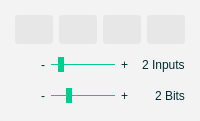
       <widget class="QWidget" name="uItemConfigurator" native="true">
        <property name="minimumSize">
         <size>
          <width>200</width>
          <height>0</height>
         </size>
        </property>
        <property name="maximumSize">
         <size>
          <width>200</width>
          <height>16777215</height>
         </size>
        </property>
        <property name="styleSheet">
         <string notr="true">QWidget {
    background: rgba(242, 242, 242, 242);
    border-radius: 3px;
}

QWidget:hover {
    background: rgb(242, 242, 242);
}

QPushButton {
    background: rgba(0, 0, 0, 13);
    padding: 5px;
    color: rgb(180, 180, 180);
    font: 11pt &quot;Source Sans Pro&quot;;
}

QPushButton:hover {
    background: rgb(220, 220, 220);
    color: rgb(160, 160, 160);
}

QPushButton:pressed {
    background: rgb(200, 200, 200);
}

QPushButton:checked {
    background: rgb(0, 204, 143);
    color: rgb(255, 255, 255);
}

QFrame {
    background: none;
}</string>
        </property>
        <layout class="QGridLayout" name="gridLayout_4">
         <property name="leftMargin">
          <number>15</number>
         </property>
         <property name="topMargin">
          <number>15</number>
         </property>
         <property name="rightMargin">
          <number>15</number>
         </property>
         <property name="bottomMargin">
          <number>15</number>
         </property>
         <property name="verticalSpacing">
          <number>6</number>
         </property>
         <item row="1" column="0" colspan="2">
          <widget class="QFrame" name="uItemDirectionButtonsFrame">
           <property name="frameShape">
            <enum>QFrame::StyledPanel</enum>
           </property>
           <property name="frameShadow">
            <enum>QFrame::Raised</enum>
           </property>
           <layout class="QHBoxLayout" name="horizontalLayout_6">
            <property name="leftMargin">
             <number>0</number>
            </property>
            <property name="topMargin">
             <number>0</number>
            </property>
            <property name="rightMargin">
             <number>0</number>
            </property>
            <property name="bottomMargin">
             <number>0</number>
            </property>
            <item>
             <widget class="QPushButton" name="uItemLeftButton">
              <property name="minimumSize">
               <size>
                <width>0</width>
                <height>29</height>
               </size>
              </property>
              <property name="toolTip">
               <string>Left [Ctrl+Left]</string>
              </property>
              <property name="text">
               <string/>
              </property>
              <property name="icon">
               <iconset resource="resources.qrc">
                <normaloff>:/images/icons/stop_icon.png</normaloff>:/images/icons/stop_icon.png</iconset>
              </property>
              <property name="iconSize">
               <size>
                <width>16</width>
                <height>16</height>
               </size>
              </property>
              <property name="shortcut">
               <string>Ctrl+Left</string>
              </property>
              <property name="checkable">
               <bool>true</bool>
              </property>
              <property name="autoExclusive">
               <bool>false</bool>
              </property>
              <attribute name="buttonGroup">
               <string notr="true">uItemDirectionButtonGroup</string>
              </attribute>
             </widget>
            </item>
            <item>
             <widget class="QPushButton" name="uItemRightButton">
              <property name="minimumSize">
               <size>
                <width>0</width>
                <height>29</height>
               </size>
              </property>
              <property name="toolTip">
               <string>Right [Ctrl+Right]</string>
              </property>
              <property name="text">
               <string/>
              </property>
              <property name="icon">
               <iconset resource="resources.qrc">
                <normaloff>:/images/icons/stop_icon.png</normaloff>:/images/icons/stop_icon.png</iconset>
              </property>
              <property name="iconSize">
               <size>
                <width>16</width>
                <height>16</height>
               </size>
              </property>
              <property name="shortcut">
               <string>Ctrl+Right</string>
              </property>
              <property name="checkable">
               <bool>true</bool>
              </property>
              <property name="checked">
               <bool>false</bool>
              </property>
              <property name="autoExclusive">
               <bool>false</bool>
              </property>
              <attribute name="buttonGroup">
               <string notr="true">uItemDirectionButtonGroup</string>
              </attribute>
             </widget>
            </item>
            <item>
             <widget class="QPushButton" name="uItemDownButton">
              <property name="minimumSize">
               <size>
                <width>0</width>
                <height>29</height>
               </size>
              </property>
              <property name="toolTip">
               <string>Down [Ctrl+Down]</string>
              </property>
              <property name="text">
               <string/>
              </property>
              <property name="icon">
               <iconset resource="resources.qrc">
                <normaloff>:/images/icons/stop_icon.png</normaloff>:/images/icons/stop_icon.png</iconset>
              </property>
              <property name="iconSize">
               <size>
                <width>16</width>
                <height>16</height>
               </size>
              </property>
              <property name="shortcut">
               <string>Ctrl+Down</string>
              </property>
              <property name="checkable">
               <bool>true</bool>
              </property>
              <property name="autoExclusive">
               <bool>false</bool>
              </property>
              <attribute name="buttonGroup">
               <string notr="true">uItemDirectionButtonGroup</string>
              </attribute>
             </widget>
            </item>
            <item>
             <widget class="QPushButton" name="uItemUpButton">
              <property name="minimumSize">
               <size>
                <width>0</width>
                <height>29</height>
               </size>
              </property>
              <property name="toolTip">
               <string>Up [Ctrl+Up]</string>
              </property>
              <property name="text">
               <string/>
              </property>
              <property name="icon">
               <iconset resource="resources.qrc">
                <normaloff>:/images/icons/stop_icon.png</normaloff>:/images/icons/stop_icon.png</iconset>
              </property>
              <property name="iconSize">
               <size>
                <width>16</width>
                <height>16</height>
               </size>
              </property>
              <property name="shortcut">
               <string>Ctrl+Up</string>
              </property>
              <property name="checkable">
               <bool>true</bool>
              </property>
              <property name="autoExclusive">
               <bool>false</bool>
              </property>
              <attribute name="buttonGroup">
               <string notr="true">uItemDirectionButtonGroup</string>
              </attribute>
             </widget>
            </item>
           </layout>
          </widget>
         </item>
         <item row="2" column="0" colspan="2">
          <widget class="QFrame" name="uInputCountFrame">
           <property name="minimumSize">
            <size>
             <width>10</width>
             <height>0</height>
            </size>
           </property>
           <property name="frameShape">
            <enum>QFrame::NoFrame</enum>
           </property>
           <property name="frameShadow">
            <enum>QFrame::Plain</enum>
           </property>
           <layout class="QHBoxLayout" name="horizontalLayout_5">
            <property name="leftMargin">
             <number>0</number>
            </property>
            <property name="topMargin">
             <number>5</number>
            </property>
            <property name="rightMargin">
             <number>0</number>
            </property>
            <property name="bottomMargin">
             <number>0</number>
            </property>
            <item>
             <widget class="QLabel" name="uLabelItemInputCountIcon">
              <property name="minimumSize">
               <size>
                <width>20</width>
                <height>20</height>
               </size>
              </property>
              <property name="maximumSize">
               <size>
                <width>20</width>
                <height>20</height>
               </size>
              </property>
              <property name="text">
               <string/>
              </property>
              <property name="pixmap">
               <pixmap resource="resources.qrc">:/images/icons/stop_icon.png</pixmap>
              </property>
              <property name="scaledContents">
               <bool>true</bool>
              </property>
             </widget>
            </item>
            <item>
             <widget class="QLabel" name="uLabelItemInputCountMinus">
              <property name="sizePolicy">
               <sizepolicy hsizetype="Fixed" vsizetype="Preferred">
                <horstretch>0</horstretch>
                <verstretch>0</verstretch>
               </sizepolicy>
              </property>
              <property name="styleSheet">
               <string notr="true">QLabel {
          color: rgb(0, 45, 50);
          font: 12pt &quot;Source Sans Pro&quot;;
              background: none;
      }</string>
              </property>
              <property name="text">
               <string>-</string>
              </property>
             </widget>
            </item>
            <item>
             <widget class="QSlider" name="uItemInputCountSlider">
              <property name="minimumSize">
               <size>
                <width>64</width>
                <height>0</height>
               </size>
              </property>
              <property name="maximumSize">
               <size>
                <width>64</width>
                <height>16777215</height>
               </size>
              </property>
              <property name="toolTip">
               <string>Gate inputs</string>
              </property>
              <property name="styleSheet">
               <string notr="true">QSlider {
              background: none;
      }

      QSlider::groove:horizontal {
          height: 1px;
          margin: 2px 0;
              background: rgb(0, 204, 143);
      }

      QSlider::handle:horizontal {
          background: rgb(0, 204, 143);
          width: 6px;
          margin: -8px 0;
      }</string>
              </property>
              <property name="minimum">
               <number>1</number>
              </property>
              <property name="maximum">
               <number>9</number>
              </property>
              <property name="pageStep">
               <number>1</number>
              </property>
              <property name="value">
               <number>2</number>
              </property>
              <property name="orientation">
               <enum>Qt::Horizontal</enum>
              </property>
             </widget>
            </item>
            <item>
             <widget class="QLabel" name="uLabelItemInputCountPlus">
              <property name="styleSheet">
               <string notr="true">QLabel {
          color: rgb(0, 45, 50);
          font: 12pt &quot;Source Sans Pro&quot;;
              background: none;
      }</string>
              </property>
              <property name="text">
               <string>+</string>
              </property>
             </widget>
            </item>
            <item>
             <widget class="QLabel" name="uLabelItemInputCount">
              <property name="styleSheet">
               <string notr="true">QLabel {
          color: rgb(0, 45, 50);
          font: 11pt &quot;Source Sans Pro&quot;;
              background: none;
      }

      QLabel:disabled {
                      color: rgb(100, 100, 100);
      }</string>
              </property>
              <property name="text">
               <string>2 Inputs</string>
              </property>
             </widget>
            </item>
           </layout>
          </widget>
         </item>
         <item row="3" column="0" colspan="2">
          <widget class="QFrame" name="uBitWidthFrame">
           <property name="minimumSize">
            <size>
             <width>0</width>
             <height>0</height>
            </size>
           </property>
           <property name="frameShape">
            <enum>QFrame::NoFrame</enum>
           </property>
           <property name="frameShadow">
            <enum>QFrame::Plain</enum>
           </property>
           <layout class="QHBoxLayout" name="horizontalLayout">
            <property name="leftMargin">
             <number>0</number>
            </property>
            <property name="topMargin">
             <number>5</number>
            </property>
            <property name="rightMargin">
             <number>0</number>
            </property>
            <property name="bottomMargin">
             <number>0</number>
            </property>
            <item>
             <widget class="QLabel" name="uLabelBitWidthIcon">
              <property name="minimumSize">
               <size>
                <width>20</width>
                <height>20</height>
               </size>
              </property>
              <property name="maximumSize">
               <size>
                <width>20</width>
                <height>20</height>
               </size>
              </property>
              <property name="text">
               <string/>
              </property>
              <property name="pixmap">
               <pixmap resource="resources.qrc">:/images/icons/stop_icon.png</pixmap>
              </property>
              <property name="scaledContents">
               <bool>true</bool>
              </property>
             </widget>
            </item>
            <item>
             <widget class="QLabel" name="uLabelBitWidthMinus">
              <property name="sizePolicy">
               <sizepolicy hsizetype="Fixed" vsizetype="Preferred">
                <horstretch>0</horstretch>
                <verstretch>0</verstretch>
               </sizepolicy>
              </property>
              <property name="styleSheet">
               <string notr="true">QLabel {
          color: rgb(0, 45, 50);
          font: 12pt &quot;Source Sans Pro&quot;;
              background: none;
      }</string>
              </property>
              <property name="text">
               <string>-</string>
              </property>
             </widget>
            </item>
            <item alignment="Qt::AlignLeft">
             <widget class="QSlider" name="uBitWidthSlider">
              <property name="minimumSize">
               <size>
                <width>64</width>
                <height>0</height>
               </size>
              </property>
              <property name="maximumSize">
               <size>
                <width>64</width>
                <height>16777215</height>
               </size>
              </property>
              <property name="toolTip">
               <string>Bit width</string>
              </property>
              <property name="styleSheet">
               <string notr="true">QSlider {
              background: none;
      }

      QSlider::groove:horizontal {
          height: 1px;
          margin: 2px 0;
              background: rgb(0, 204, 143);
      }

      QSlider::handle:horizontal {
          background: rgb(0, 204, 143);
          width: 6px;
          margin: -8px 0;
      }</string>
              </property>
              <property name="minimum">
               <number>1</number>
              </property>
              <property name="maximum">
               <number>5</number>
              </property>
              <property name="pageStep">
               <number>1</number>
              </property>
              <property name="value">
               <number>2</number>
              </property>
              <property name="orientation">
               <enum>Qt::Horizontal</enum>
              </property>
             </widget>
            </item>
            <item>
             <widget class="QLabel" name="uLabelBitWidthPlus">
              <property name="styleSheet">
               <string notr="true">QLabel {
          color: rgb(0, 45, 50);
          font: 12pt &quot;Source Sans Pro&quot;;
              background: none;
      }</string>
              </property>
              <property name="text">
               <string>+</string>
              </property>
             </widget>
            </item>
            <item>
             <widget class="QLabel" name="uLabelBitWidth">
              <property name="styleSheet">
               <string notr="true">QLabel {
          color: rgb(0, 45, 50);
          font: 11pt &quot;Source Sans Pro&quot;;
              background: none;
      }

      QLabel:disabled {
                      color: rgb(100, 100, 100);
      }</string>
              </property>
              <property name="text">
               <string>2 Bits</string>
              </property>
             </widget>
            </item>
           </layout>
          </widget>
         </item>
        </layout>
       </widget>
